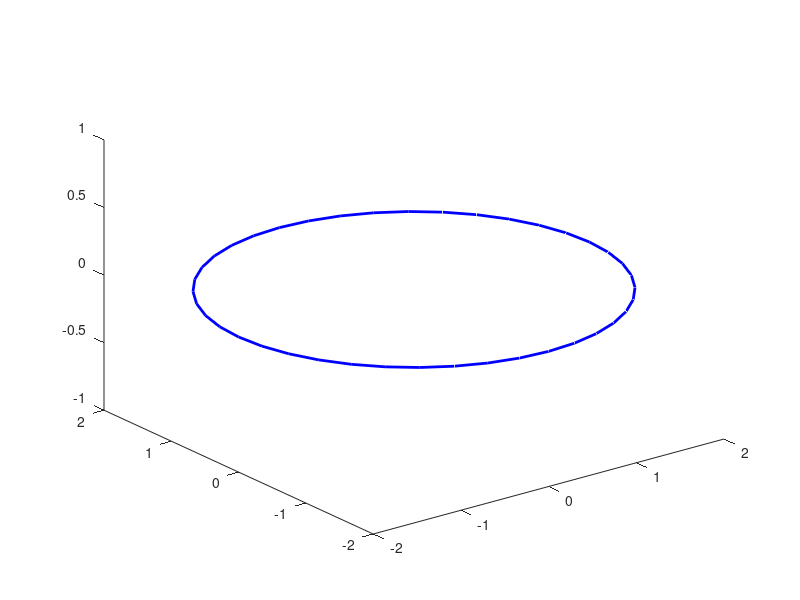

Reproduce this figure in MATLAB. (Note: this script raises an error after producing the figure.)
% Primera entrega

%Definiendo Variables constantes
N = 40; %Número de elementos de corriente
I = 10; %Intensidad de corriente eléctrica (Amperios)
miu = (4*pi) * 10^-7; %Constante de permeabilidad magnética
radio = 2;

%Definiendo el espacio del campo 
spacex = -10:2:10;
spacey = -10:2:10;
spacez = -10:2:10;
[X,Y,Z] = meshgrid(spacex,spacey,spacez);
d_theta = (2*pi)/N;
circunferencia = 2*pi*radio;
d_cir =  0:d_theta:circunferencia;
theta = 0:d_theta:(2*pi);
centro_aro = [0,0,0];
%campo_Bx;
%campo_By;
%campo_Bz;
campoxtot = [];
campoytot = [];
campoztot = [];
%un ciclo for por cada punto que este anidado con otro ciclo for por cada
%elemento de corriente
for i = 1:length(theta) %necesitamos un vector de posición para el aro
    R = sqrt(((X).^2+(Y).^2+(Z).^2));
    ds = radio*theta(i);
    radio_dy = (ds*cos((theta(i)))); %radio es ri'
    radio_dx = -(ds.*sin((theta(i))));
    ri_x = X - radio_dx;
    ri_y = Y - radio_dy;
    ri_z = Z;
    ri = sqrt((ri_x.^2)+(ri_y.^2)+(ri_z.^2));
    campo_Bx= (miu*I/4*pi) *((radio_dy.*ri_z)./ri.^3);
    campo_By= -(miu*I/4*pi) *((radio_dx.*ri_z)./ri.^3);
    campo_Bz= -(miu*I/4*pi) *((radio_dx.*ri_x - radio_dy.*ri_x)./ri.^3);
    campoxtot = [campoxtot campo_Bx];
    campoytot = [campoytot campo_By];
    campoztot = [campoztot campo_Bz];
    
end
CampoTotX = [];
CampoTotY = [];
CampoTotZ = [];
for i = 1:length(campoxtot)
    CampoTotX = CampoTotX + campoxtot(i);
end
disp(CampoTotX)
for i = 1:length(campoytot)
    CampoTotY = CampoTotY + campoytot(i);
end
for i = 1:length(campoztot)
    CampoTotZ = CampoTotZ + campoztot(i);
end
figure;
%Graficamos el aro
x = radio * cos(theta);
y = radio * sin(theta);
z = zeros(size(theta));
% Graficar la circunferencia en 3D
plot3(x, y, z, 'b', 'LineWidth', 2);
hold on 
quiver3(X,Y,Z,CampoTotX,CampoTotY,CampoTotZ)